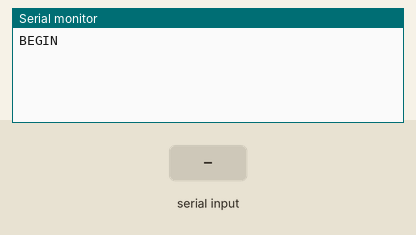
This sketch was run on a simulated Arduino Mega 2560, built with avr-gcc and run on an emulated ATmega2560. On the bench: the last lines printed to the serial monitor. The test bench sets the inputs (shaded band).

Above: at 0.9 s.
1.0 s: "@" received over the second serial link
At 1.9 s:
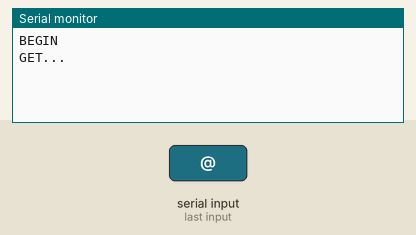
2.5 s: "@OK" received over the second serial link
At 3.8 s:
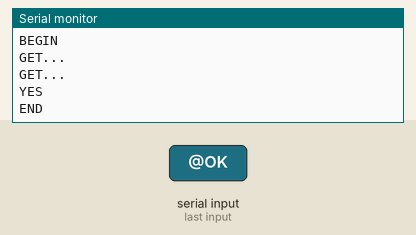

The sketch:

Test_MEGA_to_ESP.ino
```cpp
/* ---------------------- Test với code "ESP_to_MEGA" ---------------------- */

// String text;

// void setup()
// {
//   Serial1.begin(115200); // Opens serial 1 port
//   pinMode(LED_BUILTIN, OUTPUT);
//   digitalWrite(LED_BUILTIN, HIGH);

//   Serial1.print("Allo");
// }

// void loop()
// {
//   while (Serial1.available())
//   {
//     text = Serial1.readString();
//     if (text == "OK")
//     {
//       Serial1.print("Allo");
//       digitalWrite(LED_BUILTIN, !digitalRead(LED_BUILTIN));
//     }
//   }
//   delay(1000);
// }

/* ----------------------- Test với ESP kết nối Blynk ---------------------- */

String text;

void setup()
{
  Serial.begin(115200);
  Serial1.begin(115200); // Opens serial 1 port

  /* Wait for ESP's confirmation response */
  Serial.println("BEGIN"); // DEBUG
  while (1)
  {
    while (Serial1.available() == 0)
    {
    }
    Serial.println("GET..."); // DEBUG
    text = Serial1.readString();
    // Serial.print(text); // DEBUG
    int sig = text.indexOf("@");
    text = text.substring(sig, sig + 3);
    if (text == "@OK") // To know ESP had connected with Blynk!
    {
      Serial.println("YES"); // DEBUG
      Serial1.print("YES");  // For ESP know MEGA had ready!
      break;
    }
  }
  Serial.println("END"); // DEBUG
}

void loop()
{
  //
}
```

Measured:
- after the input at 1.0 s, the serial monitor: prints a new line at once (image 1)
- after the input at 2.5 s, the serial monitor: prints a new line after 1.0 s (image 2)
